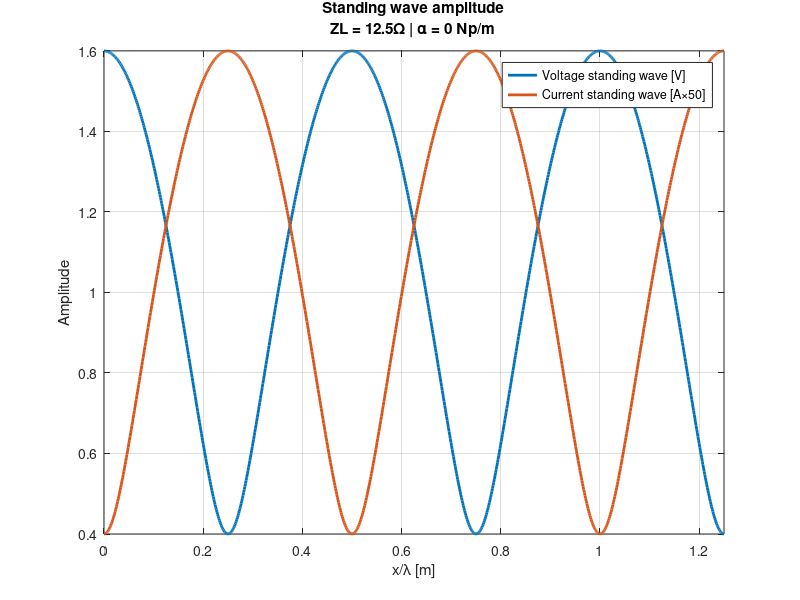
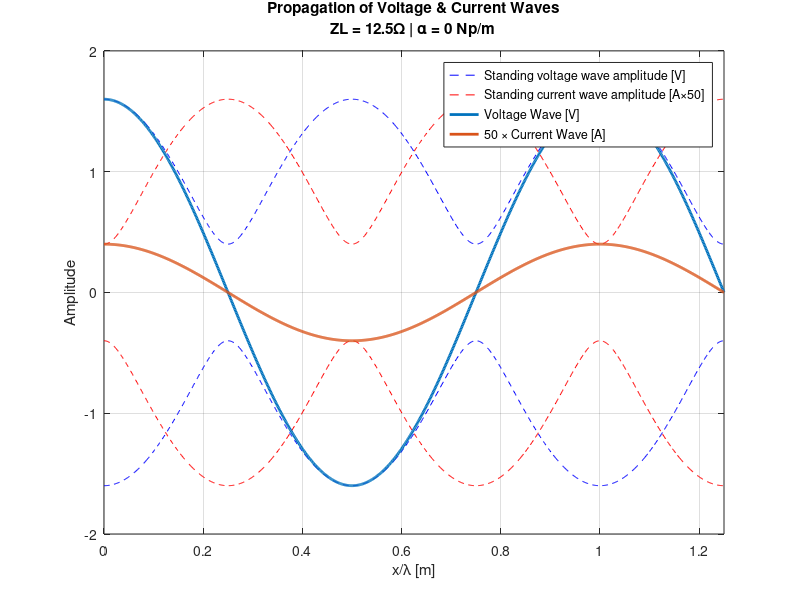
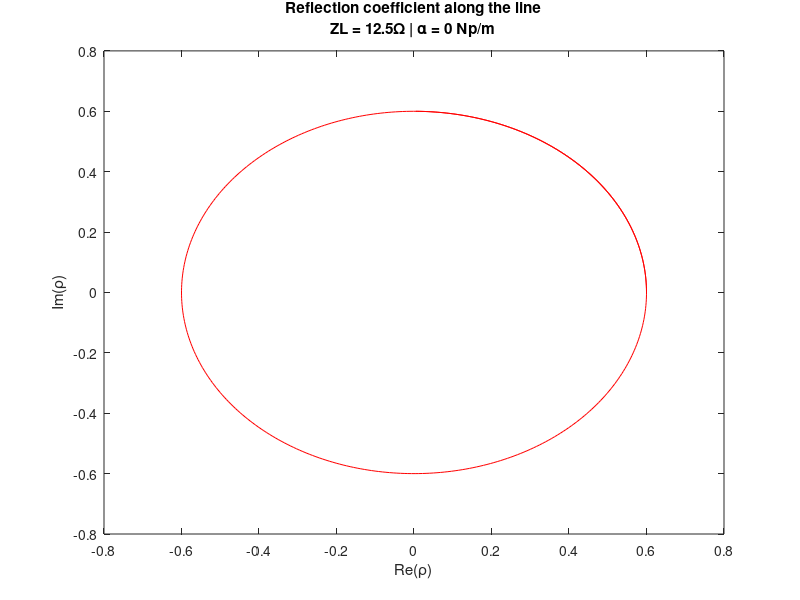
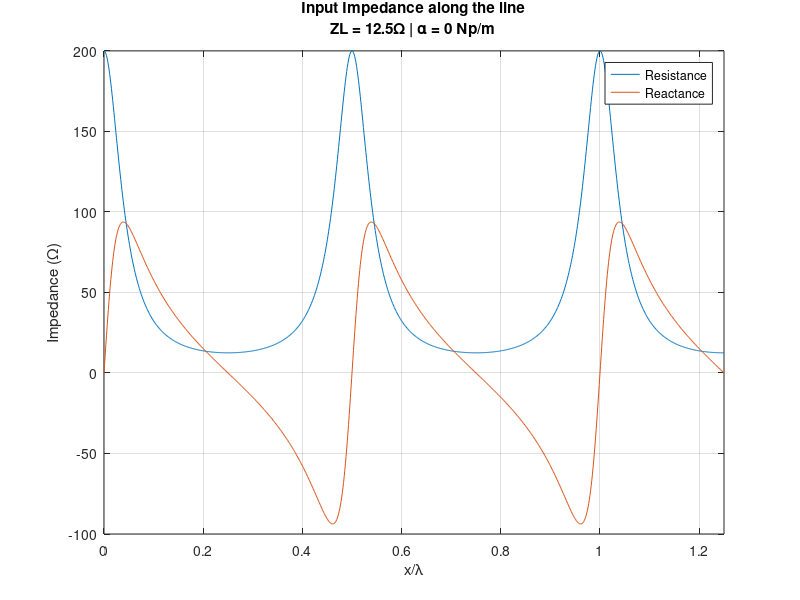

MATLAB code to generate these figures, in order: (Note: this script raises an error after producing the figures.)
%% Simulation Class
% 
%   Wave equations
%   Standing Wave 
%   Voltage and Current time evolution
%   Reflection Coefficient 
%   Impedance and Admittance

%% Init
clear;
close all;
clc;

%% System Parameters
% Generator voltage [V]
Vg = 2;     

% Generator impedance [ohm]
Zg = 50;    

% Line length [m]
l = 1.25;

% Line impedance [ohm]
Z0 = 50;

% Frequency [MHZ]
f = 300;

% Attenation constant
alpha = 0.0;

% Load Impedance [ohm]
ZL = 12.5;

%% 1. Simulation Variables

% wave length
lambda = 300 / f;

% Period
T = 1/f;

% reflection coefficient in load
if ZL == Inf
    % in case of open circuit
    pl = 1;
else
    pl = (ZL - Z0)/(ZL + Z0);
end;

% points in the line
x = linspace(0, l, 1000);

% phase constant
beta = 2*pi/lambda;

% propagation constant
gamma = alpha + 1j*beta;

% Distance from load
d = l - x;

%% 2. General phasor equations

% Incident & reflection voltage waves amplitude
V1 = Z0 / (Z0 + Zg) * Vg;
V2 = V1 * pl *  exp(-2*gamma*l);

% Incident & reflected voltage waves
Vi = V1 .* exp(-gamma .* x);
Vr = V2 .* exp(+gamma.*x);

% Incident & reflected current waves
Ii = Vi / Z0;
Ir = -Vr / Z0;

% Voltage & Current Waves
V = Vi + Vr;
I = Ii + Ir;


%% 3-4. Standing waves
% Amplitude of voltage & current standing wave
Vsw = abs(Vi + Vr);
Isw = abs(Ii + Ir);

% Voltage and Current Standing waves
figure(1)
plot(x/lambda, Vsw, 'LineWidth', 2)
hold on
plot(x/lambda, Isw*Z0, 'LineWidth', 2)
hold off
title(['Standing wave amplitude' sprintf('\n') 'ZL = ' num2str(ZL) ...
       '\Omega | \alpha = ' num2str(alpha) ' Np/m'])
xlabel('x/\lambda [m]');
ylabel('Amplitude');
legend('Voltage standing wave [V]', 'Current standing wave [A\times50]')
xlim([0 l])
grid on

% Voltage Standing Wave Ratio
if ZL == 0 || ZL == Inf
    VSWR = Inf
else
    VSWR = (1 + abs(pl)*exp(-2*alpha*d)) / (1 - abs(pl)*exp(-2*alpha*d))
end;

%% 5-6. Wave propagation animation
% Animation parameters

% Number of periods to simulate
numT = 3;

% Number of points per period
pointsPerT = 64;

% Total number of simulation points
numSimPoints = numT * pointsPerT;

% Time step and time init
Tstep = T/pointsPerT;
t = 0;

% Envelope plotting
figure(2)
hVS = plot(x/lambda, Vsw, 'b--');
hold on
hIS = plot(x/lambda, Isw*Z0, 'r--');
plot(x/lambda, -Vsw, 'b--')
plot(x/lambda, -Isw*Z0, 'r--')
title(['Propagation of Voltage & Current Waves' sprintf('\n') ...
      'ZL = ' num2str(ZL) '\Omega | \alpha = ' num2str(alpha) ' Np/m'])
xlabel('x/\lambda [m]');
ylabel('Amplitude');
xlim([0 l])
grid on

% Voltage & Current waves @t=0s
hV = plot(x/lambda, real(V), 'LineWidth', 2);
hI = plot(x/lambda, real(I), 'LineWidth', 2); 
legend([hVS hIS hV hI], 'Standing voltage wave amplitude [V]', ...
                        'Standing current wave amplitude [A\times50]', ...
                        'Voltage Wave [V]', '50 \times Current Wave [A]')

% Animation
for k = 1 : numSimPoints
    % increment time
    t = t + Tstep;
    
    % Set new data for voltage & current using the new time
    set(hV, 'Ydata', real(V.* exp(1j.*2*pi*f*t)));
    set(hI, 'Ydata', real(I*Z0.* exp(1j.*2*pi*f*t)));
    
    % delay 100 ms
    pause(0.1);
end

% For each voltage maximum there is a minimum of current.
% For a open circuit (ZL = Inf), the voltage is at is maximum at the load 
% but is zero at the generator. The current is zero at the load but is
% maximum in the generator.  The VSWR = Inf, and reflection coefficient = 1.
% For a short circuit, the voltage is at is zero at the load but is maximum
% at the generator. The current is  maximum at the load but is zero in the
% generator. The VSWR = Inf, and reflection coefficient = -1
% For ZL = Z0, the current and voltage waves are in phase, and there is no
% standing wave. The VSWR = 1, and reflection coefficient = 0.

%% 8. Reflection coefficient
p = Vr./Vi;

% Indexes for unique points 
idx = 1:lambda/2 * length(x);

figure(3)
plot(p(idx), 'r')
title(['Reflection coefficient along the line' sprintf('\n') ...
      'ZL = ' num2str(ZL) '\Omega | \alpha = ' num2str(alpha) ' Np/m'])
xlabel('Re(\rho)')
ylabel('Im(\rho)')

%% 1. Line Impedance
Zin = V ./ I;

figure(4)
plot(x/lambda, real(Zin), x/lambda, imag(Zin))
xlim([0 l])
title(['Input Impedance along the line' sprintf('\n') ...
      'ZL = ' num2str(ZL) '\Omega | \alpha = ' num2str(alpha) ' Np/m'])
xlabel('x/\lambda')
ylabel('Impedance (\Omega)')
legend('Resistance', 'Reactance')
grid on

%% 2. Match the Line Impedance
% To match the line using a serial reactance, the reflection coeficient
% must be zero. The distances x/\lambda adequated to match the line by
% using a serial reactance must have a resistance matching Z0, the
% caracterisitic impedance

% Input resistance equals characteristic resistance. Round Zin to units to
% accuracy in results

% Postive reactance implies a inductive reactance (inductor)
Lidx = find(round(real(Zin), 0) == real(Z0) & imag(Zin) > 0);

% Negative reactance implies a capacitive reactance (capacitor)
Cidx = find(round(real(Zin), 0) == real(Z0) & imag(Zin) < 0);


figure(5)
plot(x/lambda, real(Zin), x/lambda, imag(Zin))
hold on
plot(x(Lidx)/lambda, zeros(1, length(Lidx)), 'kx')
plot(x(Cidx)/lambda,  zeros(1, length(Cidx)), 'c*')
hold off
xlim([0 l])
title(['Impedance matching using a serial reactance' sprintf('\n') ...
      'ZL = ' num2str(ZL) '\Omega | \alpha = ' num2str(alpha) ' Np/m'])
xlabel('x/\lambda')
ylabel('Impedance (\Omega)')
legend('Resistance', 'Reactance', 'inductive reactance - Inductor', ...
       'Capacitive reactance -  Capacitor')
grid on



%% 3. Line Admittance
Yin = 1./Zin;

figure(6)
plot(x/lambda, real(Yin), x/lambda, imag(Yin))
xlim([0 l])
title(['Input Admittance along the line' sprintf('\n') ...
      'ZL = ' num2str(ZL) '\Omega | \alpha = ' num2str(alpha) ' Np/m'])
xlabel('x/\lambda')
ylabel('Admittance (S)')
legend('Conductance', 'Susceptance')
grid on

%% 4. Match the Line Admittance
% To match the line using a parallel susceptance, the reflection coeficient
% must be zero. The distances x/\lambda adequated to match the line by
% using a parallel susceptance must have a conductance matching Y0, the
% caracterisitic admittance

% Characteristic Admittance
Y0 = 1/Z0;

% Input admittance equals characteristic admittance. Round Yin to units to
% accuracy in results

% Positive susceptance implies a capacitive susceptance (capacitor)
Cidx = find(round(real(Yin), 3) == real(Y0) & imag(Yin) > 0);

% Negative susceptance implies a inductive susceptance (inductor)
Lidx = find(round(real(Yin), 3) == real(Y0) & imag(Yin) < 0);


figure(7)
plot(x/lambda, real(Yin), x/lambda, imag(Yin))
hold on
plot(x(Lidx)/lambda, zeros(1, length(Lidx)), 'kx')
plot(x(Cidx)/lambda,  zeros(1, length(Cidx)), 'c*')
hold off
xlim([0 l])
title(['Admittance matching using a parallel susceptance' sprintf('\n') ...
      'ZL = ' num2str(ZL) '\Omega | \alpha = ' num2str(alpha) ' Np/m'])
xlabel('x/\lambda')
ylabel('Admittance (S)');
legend('Conductance', 'Susceptance', 'inductive reactance - Inductor', ...
       'Capacitive reactance -  Capacitor')
grid on

